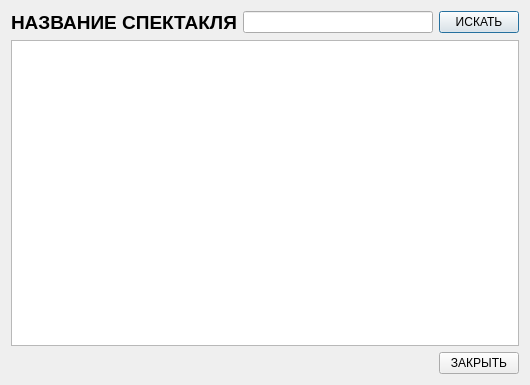
<?xml version="1.0" encoding="UTF-8"?>
<ui version="4.0">
 <class>queryRep</class>
 <widget class="QDialog" name="queryRep">
  <property name="geometry">
   <rect>
    <x>0</x>
    <y>0</y>
    <width>530</width>
    <height>385</height>
   </rect>
  </property>
  <property name="windowTitle">
   <string>Поиск постановок</string>
  </property>
  <layout class="QGridLayout" name="gridLayout">
   <item row="0" column="0">
    <layout class="QHBoxLayout" name="horizontalLayout">
     <item>
      <widget class="QLabel" name="label">
       <property name="font">
        <font>
         <pointsize>14</pointsize>
         <weight>75</weight>
         <bold>true</bold>
         <underline>false</underline>
        </font>
       </property>
       <property name="text">
        <string>НАЗВАНИЕ СПЕКТАКЛЯ</string>
       </property>
      </widget>
     </item>
     <item>
      <widget class="QLineEdit" name="lineEdit">
       <property name="text">
        <string/>
       </property>
      </widget>
     </item>
     <item>
      <widget class="QPushButton" name="buttonSearch">
       <property name="text">
        <string>ИСКАТЬ</string>
       </property>
      </widget>
     </item>
    </layout>
   </item>
   <item row="1" column="0">
    <widget class="QTableView" name="tableView"/>
   </item>
   <item row="2" column="0">
    <layout class="QHBoxLayout" name="horizontalLayout_2">
     <item>
      <spacer name="horizontalSpacer">
       <property name="orientation">
        <enum>Qt::Horizontal</enum>
       </property>
       <property name="sizeHint" stdset="0">
        <size>
         <width>40</width>
         <height>20</height>
        </size>
       </property>
      </spacer>
     </item>
     <item>
      <widget class="QPushButton" name="buttonClose">
       <property name="text">
        <string>ЗАКРЫТЬ</string>
       </property>
      </widget>
     </item>
    </layout>
   </item>
  </layout>
 </widget>
 <layoutdefault spacing="6" margin="11"/>
 <tabstops>
  <tabstop>lineEdit</tabstop>
  <tabstop>buttonSearch</tabstop>
  <tabstop>buttonClose</tabstop>
  <tabstop>tableView</tabstop>
 </tabstops>
 <resources/>
 <connections>
  <connection>
   <sender>buttonClose</sender>
   <signal>clicked()</signal>
   <receiver>queryRep</receiver>
   <slot>reject()</slot>
   <hints>
    <hint type="sourcelabel">
     <x>465</x>
     <y>367</y>
    </hint>
    <hint type="destinationlabel">
     <x>361</x>
     <y>362</y>
    </hint>
   </hints>
  </connection>
  <connection>
   <sender>buttonSearch</sender>
   <signal>clicked()</signal>
   <receiver>queryRep</receiver>
   <slot>SearchClicked()</slot>
   <hints>
    <hint type="sourcelabel">
     <x>507</x>
     <y>27</y>
    </hint>
    <hint type="destinationlabel">
     <x>523</x>
     <y>37</y>
    </hint>
   </hints>
  </connection>
 </connections>
 <slots>
  <slot>SearchClicked()</slot>
 </slots>
</ui>
